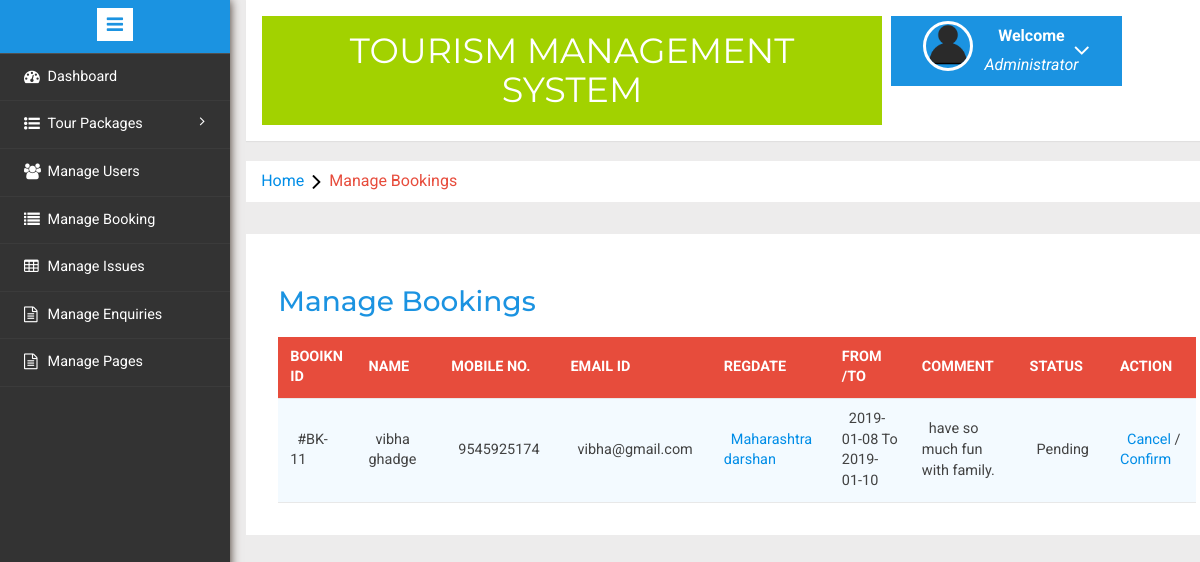
The app's page /tms/admin/manage-bookings.php (signed in) with its own data.
### tables this page shows
CREATE TABLE `tblusers` (
  `id` int(11) NOT NULL,
  `FullName` varchar(100) NOT NULL,
  `MobileNumber` char(10) NOT NULL,
  `EmailId` varchar(70) NOT NULL,
  `Password` varchar(100) NOT NULL,
  `RegDate` timestamp NOT NULL DEFAULT CURRENT_TIMESTAMP,
  `UpdationDate` timestamp NOT NULL DEFAULT '0000-00-00 00:00:00' ON UPDATE CURRENT_TIMESTAMP
);

CREATE TABLE `tblbooking` (
  `BookingId` int(11) NOT NULL,
  `PackageId` int(11) NOT NULL,
  `UserEmail` varchar(100) NOT NULL,
  `FromDate` varchar(100) NOT NULL,
  `ToDate` varchar(100) NOT NULL,
  `Comment` mediumtext NOT NULL,
  `RegDate` timestamp NOT NULL DEFAULT CURRENT_TIMESTAMP,
  `status` int(11) NOT NULL,
  `CancelledBy` varchar(5) DEFAULT NULL,
  `UpdationDate` timestamp NULL DEFAULT NULL ON UPDATE CURRENT_TIMESTAMP
);

CREATE TABLE `tbltourpackages` (
  `PackageId` int(11) NOT NULL,
  `PackageName` varchar(200) NOT NULL,
  `PackageType` varchar(150) NOT NULL,
  `PackageLocation` varchar(100) NOT NULL,
  `PackagePrice` int(11) NOT NULL,
  `PackageFetures` varchar(255) NOT NULL,
  `PackageDetails` mediumtext NOT NULL,
  `PackageImage` varchar(100) NOT NULL,
  `Creationdate` timestamp NOT NULL DEFAULT CURRENT_TIMESTAMP,
  `UpdationDate` timestamp NULL DEFAULT '0000-00-00 00:00:00' ON UPDATE CURRENT_TIMESTAMP
);

### tms/admin/manage-bookings.php (the view, shortened to what this page needs)
<?php
include('includes/config.php');
if(strlen($_SESSION['alogin'])==0)
	{
header('location:index.php');
}
else{
	?>
<!DOCTYPE HTML>
<html>
<head>
<link href="css/bootstrap.min.css" rel='stylesheet' type='text/css' />
<link href="css/style.css" rel='stylesheet' type='text/css' />
<link rel="stylesheet" href="css/morris.css" type="text/css"/>
<link href="css/font-awesome.css" rel="stylesheet">
<link rel="stylesheet" type="text/css" href="css/table-style.css" />
<link rel="stylesheet" type="text/css" href="css/basictable.css" />
<link rel="stylesheet" href="css/icon-font.min.css" type='text/css' />
</head>
<body>
   <div class="page-container">
<div class="left-content">
	   <div class="mother-grid-inner">
				<?php include('includes/header.php');?>
				</div>
<ol class="breadcrumb">
                <li class="breadcrumb-item"><a href="../index.php">Home</a><i class="fa fa-angle-right"></i>Manage Bookings</li>
            </ol>
<div class="agile-grids">
				<div class="agile-tables">
					<div class="w3l-table-info">
					  <h2>Manage Bookings</h2>
					    <table id="table">
						<thead>
						  <tr>
						  <th>Booikn id</th>
							<th>Name</th>
							<th>Mobile No.</th>
							<th>Email Id</th>
							<th>RegDate </th>
							<th>From /To </th>
							<th>Comment </th>
							<th>Status </th>
							<th>Action </th>
						  </tr>
						</thead>
						<tbody>
<?php $sql = "SELECT tblbooking.BookingId as bookid,tblusers.FullName as fname,tblusers.MobileNumber as mnumber,tblusers.EmailId as email,tbltourpackages.PackageName as pckname,tblbooking.PackageId as pid,tblbooking.FromDate as fdate,tblbooking.ToDate as tdate,tblbooking.Comment as comment,tblbooking.status as status,tblbooking.CancelledBy as cancelby,tblbooking.UpdationDate as upddate from tblusers join  tblbooking on  tblbooking.UserEmail=tblusers.EmailId join tbltourpackages on tbltourpackages.PackageId=tblbooking.PackageId";
$query = $dbh -> prepare($sql);
$query->execute();
$results=$query->fetchAll(PDO::FETCH_OBJ);
$cnt=1;
if($query->rowCount() > 0)
{
foreach($results as $result)
{				?>
						  <tr>
							<td>#BK-<?php echo htmlentities($result->bookid);?></td>
							<td><?php echo htmlentities($result->fname);?></td>
							<td><?php echo htmlentities($result->mnumber);?></td>
							<td><?php echo htmlentities($result->email);?></td>
							<td><a href="update-package.php?pid=<?php echo htmlentities($result->pid);?>"><?php echo htmlentities($result->pckname);?></a></td>
							<td><?php echo htmlentities($result->fdate);?> To <?php echo htmlentities($result->tdate);?></td>
								<td><?php echo htmlentities($result->comment);?></td>
								<td><?php if($result->status==0)
{
echo "Pending";
}
?></td>
<?php if($result->status==2)
{
	?><td>Cancelled</td>
<?php } else {?>
<td><a href="manage-bookings.php?bkid=<?php echo htmlentities($result->bookid);?>" onclick="return confirm('Do you really want to cancel booking')" >Cancel</a> / <a href="manage-bookings.php?bckid=<?php echo htmlentities($result->bookid);?>" onclick="return confirm('Do you really want to cancel booking')" >Confirm</a></td>
<?php }?>
						  </tr>
						 <?php $cnt=$cnt+1;} }?>
						</tbody>
					  </table>
					</div>
			</div>
</div>
</div>
						<?php include('includes/sidebarmenu.php');?>
							</div>
</body>
</html>
<?php } ?>

### tms/admin/css/table-style.css (style rules this page uses)
table { background: white; border-collapse: collapse; margin: 1.25em 0 0; width: 100%; }
table tr, table th, table td { border: none; border-bottom: 1px solid #e8e8e8; font-size: .95em; }
table th, table td { padding: 10px 12px; text-align: left; }
table th { background: #e74c3c; color: #fff; text-transform: uppercase; }
table tr td { background: #f3faff; color: #424242; }
table { width: 100%; }

### records on screen
tblusers: tblbooking.BookingId "11", FullName "vibha ghadge", MobileNumber "9545925174", EmailId "vibha@gmail.com", tbltourpackages.PackageName "Maharashtra darshan", tblbooking.FromDate "2019-01-08", tblbooking.ToDate "2019-01-10", tblbooking.Comment "have so much fun with family."
